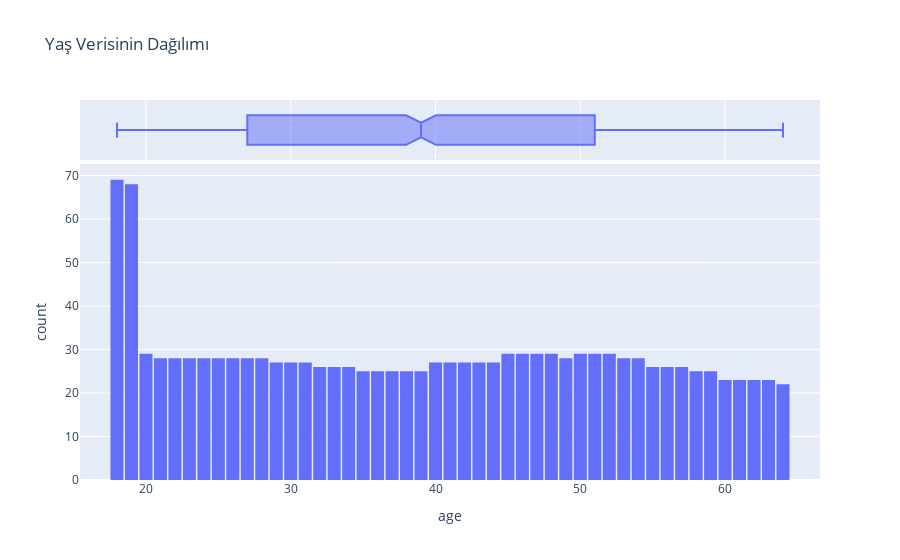

The notebook cell saved with this chart:
### Code cell
fig = px.histogram(
    medical_cf,
    x='age',
    marginal='box',
    nbins=47,
    title='Yaş Verisinin Dağılımı'  # I corrected the title to Turkish, assuming that's your intent
)

fig.update_layout(bargap=0.1)
fig.show()

### Figure 1 — Plotly figure (JSON) as saved in the notebook; plotly's stock layout.template omitted (floating-point values rounded to 4 significant figures; data arrays with more than 128 entries replaced by an {"elided": "..."} marker saying what was removed)
{"data": [{"alignmentgroup": "True", "bingroup": "x", "hovertemplate": "age=%{x}<br>count=%{y}<extra></extra>", "legendgroup": "", "marker": {"color": "#636efa", "pattern": {"shape": ""}}, "name": "", "nbinsx": 47, "offsetgroup": "", "orientation": "v", "showlegend": false, "type": "histogram", "x": {"elided": "1338 int values"}, "xaxis": "x", "yaxis": "y"}, {"alignmentgroup": "True", "hovertemplate": "age=%{x}<extra></extra>", "legendgroup": "", "marker": {"color": "#636efa"}, "name": "", "notched": true, "offsetgroup": "", "showlegend": false, "type": "box", "x": {"elided": "1338 int values"}, "xaxis": "x2", "yaxis": "y2"}], "layout": {"bargap": 0.1, "barmode": "relative", "legend": {"tracegroupgap": 0}, "title": {"text": "Yaş Verisinin Dağılımı"}, "xaxis": {"anchor": "y", "domain": [0, 1], "title": {"text": "age"}}, "xaxis2": {"anchor": "y2", "domain": [0, 1], "matches": "x", "showgrid": true, "showticklabels": false}, "yaxis": {"anchor": "x", "domain": [0, 0.8316], "title": {"text": "count"}}, "yaxis2": {"anchor": "x2", "domain": [0.8416, 1], "matches": "y2", "showgrid": false, "showline": false, "showticklabels": false, "ticks": ""}}}
